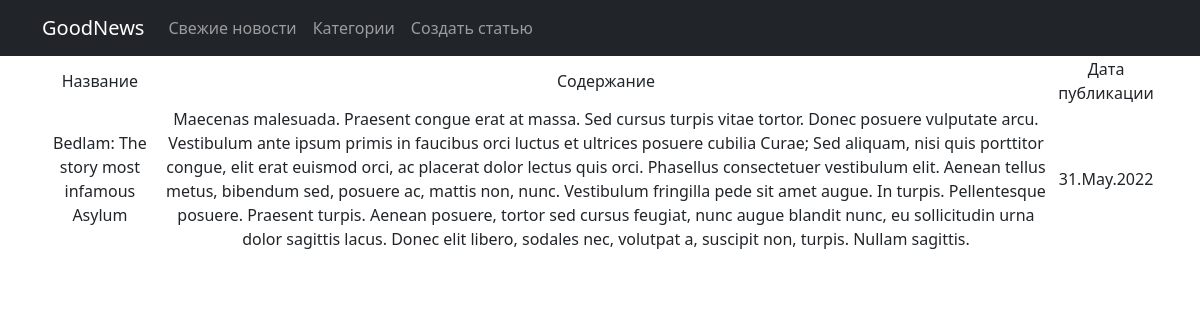
The page /news/2 on the database its author committed.
### news/models.py (models this page shows, shortened)
class Post(models.Model):
    author = models.ForeignKey(Author, on_delete=models.CASCADE)
    post_type = models.CharField(max_length=3, choices=[('ART', 'Article'), ('NEW', 'News')], default='A')
    creation_date = models.DateTimeField(auto_now_add=True)
    categories = models.ManyToManyField(Category, through='PostCategory')
    post_title = models.CharField(max_length=255)
    post_text = models.TextField()
    post_rating = models.IntegerField(default=0)

### news/views.py (the view)
# urls.py: path('<int:pk>', PostDetail.as_view(), name='post_detail'),
class PostDetail(DetailView):
    model = Post
    template_name = 'news/post_detail.html'
    context_object_name = 'post_detail'

### news/templatetags/custom_filters.py (called while the page is built)
@register.filter(name='censor')
def censor(value):
   bad_words = ['профурсетка', 'проходимец', 'охальница', 'сволочь', 'негодяй', 'подлец']
   text = set(value.split())
   for word in text:
      for bad_word in bad_words:
         if word == bad_word:
               return value.replace(word, '*' * len(word))
   return value # Возвращаемое функцией значение подставится в шаблон.

### templates/news/post_detail.html (shortened to what this page needs)
{% extends 'flatpages/default.html' %}
{% load custom_filters %}
{% block content %}
    <table>
            <tr>
               <td>Название</td>
               <td>Содержание</td>
               <td>Дата публикации</td>
            </tr>
            <tr>
               <td>{{ post_detail.post_title | censor }}</td>
               <td>{{ post_detail.post_text | censor }}</td>
               <td>{{ post_detail.creation_date | date:'d.M.Y' }}</td>
           </tr>
    </table>
{% endblock content %}

### rows shown on the page
Post: post_title|censor "Bedlam: The story most infamous Asylum", post_text|censor "Maecenas malesuada. Praesent congue erat at massa. Sed cursus turpis vitae tortor. Donec posuere vulputate arcu. Vestibulum ante ipsum primis in faucibus orci luctus et ultrices posuere cubilia Curae; Sed aliquam, nisi quis porttitor congue, elit erat euismod orci, ac placerat dolor lectus quis orci. Phasellus consectetuer vestibulum elit. Aenean tellus metus, bibendum sed, posuere ac, mattis non, nunc. Vestibulum fringilla pede sit amet augue. In turpis. Pellentesque posuere. Praesent turpis. Aenean posuere, tortor sed cursus feugiat, nunc augue blandit nunc, eu sollicitudin urna dolor sagittis lacus. Donec elit libero, sodales nec, volutpat a, suscipit non, turpis. Nullam sagittis.", creation_date "31.May.2022"
